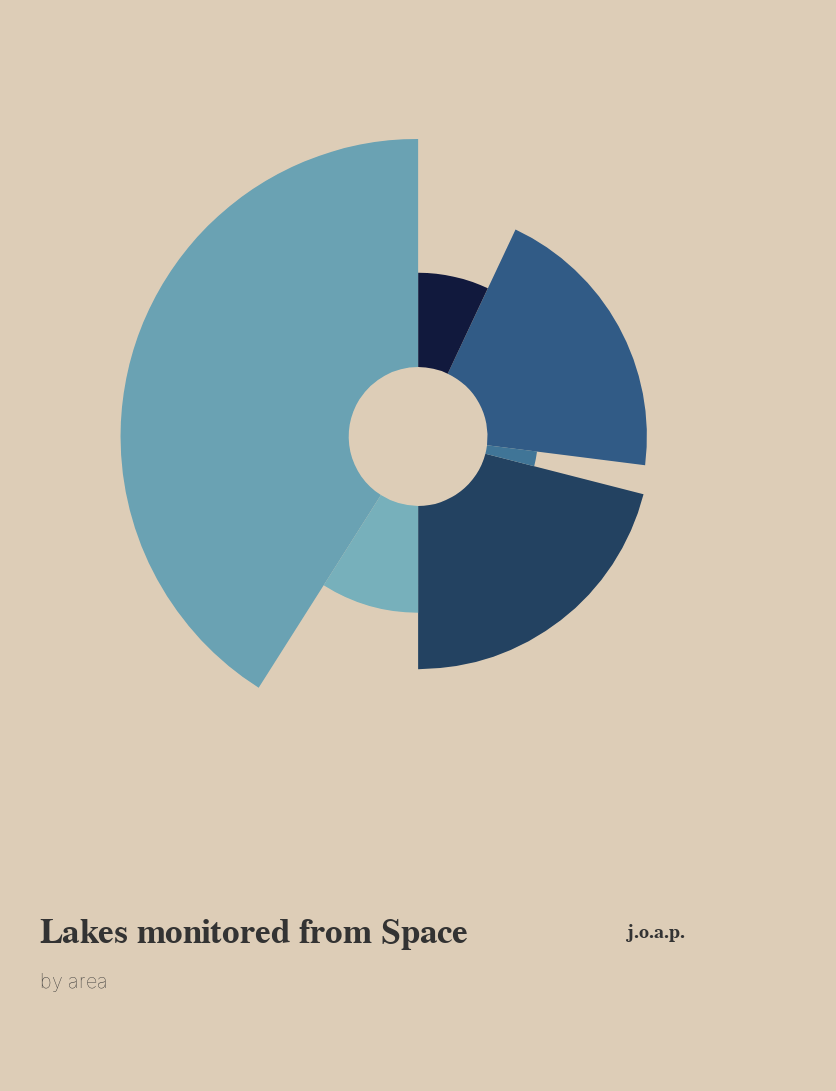

Write notebook code for a chart like this one.
### Code cell
## Bauhaus Style Poster: Area

# main chart
continent_colors = {
    "Europe": "#6AA2B3",
    "Africa": "#234261",
    "Asia": "#315B86",
    "Australia": "#407597",
    "North America": "#11193D",
    "South America": "#77B0BB"
}


chart = alt.Chart(result).encode(
    theta=alt.Theta("percent_area:Q", stack=True),
    radius=alt.Radius("percent_area", scale=alt.Scale(type="sqrt", zero=True, rangeMin=70, rangeMax=300)),
    color=alt.Color("continent:N", scale=alt.Scale(domain=list(continent_colors.keys()), range=list(continent_colors.values())), legend=None),  # Color by continent
    order=alt.Order("order:Q", sort="ascending"),
    tooltip=['order','continent', 'area_km2']
).mark_arc(innerRadius=70, stroke="transparent"
).properties(
    width=763,
    height=800
)

# title text
title = alt.Chart().mark_text(
    text='Lakes monitored\nfrom Space',
    size=35,
    font='Helvetica',
    fontWeight='bold',
    color='#333333',
    align='left'
).encode(
    x=alt.value(0),
    y=alt.value(900)
)

# detail text
detail = alt.Chart().mark_text(
    text='cci lake data by area and continent',
    size=20,
    font='Helvetica',
    fontWeight='lighter',
    color='#333333',
    align='left'
).encode(
    x=alt.value(0),
    y=alt.value(950)
)

# Layering shapes and text
poster = alt.layer(chart, title, detail + logo).configure_view(
    strokeWidth=0,
    width=763,
    height=1080
).configure(
    padding={"left": 40, "top": 40, "right": 40, "bottom": 100},
    background='#DDCDB7'
).configure_view(
    strokeWidth=0
)

poster

### Figure 1 — Vega-Lite specification as saved in the notebook (floating-point values rounded to 4 significant figures)
{"config": {"view": {"continuousWidth": 400, "continuousHeight": 300, "strokeWidth": 0}, "background": "#DDCDB7", "padding": {"left": 40, "top": 40, "right": 40, "bottom": 100}}, "layer": [{"data": {"name": "data-da5fc68eb6d832df98854a329446a8ae"}, "mark": {"type": "arc", "innerRadius": 70, "stroke": "transparent"}, "encoding": {"color": {"field": "continent", "legend": null, "scale": {"domain": ["Europe", "Africa", "Asia", "Australia", "North America", "South America"], "range": ["#11193D", "#234261", "#315B86", "#407597", "#6AA2B3", "#77B0BB"]}, "type": "nominal"}, "order": {"field": "order", "sort": "ascending", "type": "quantitative"}, "radius": {"field": "percent_area", "scale": {"rangeMax": 300, "rangeMin": 70, "type": "sqrt", "zero": true}, "type": "quantitative"}, "theta": {"field": "percent_area", "stack": true, "type": "quantitative"}, "tooltip": [{"field": "order", "type": "quantitative"}, {"field": "continent", "type": "nominal"}, {"field": "area_km2", "type": "quantitative"}]}, "height": 800, "width": 763}, {"data": {"name": "empty"}, "mark": {"type": "text", "align": "left", "color": "#333333", "font": "Helvetica", "fontWeight": "bold", "size": 35, "text": "Lakes monitored\nfrom Space"}, "encoding": {"x": {"value": 0}, "y": {"value": 900}}}, {"layer": [{"data": {"name": "empty"}, "mark": {"type": "text", "align": "left", "color": "#333333", "font": "Helvetica", "fontWeight": "lighter", "size": 20, "text": "by area"}, "encoding": {"x": {"value": 0}, "y": {"value": 950}}}, {"data": {"name": "empty"}, "mark": {"type": "text", "align": "right", "color": "#333333", "font": "Helvetica", "fontWeight": "bold", "size": 20, "text": "j.o.a.p."}, "encoding": {"x": {"value": 650}, "y": {"value": 900}}}]}], "$schema": "https://vega.github.io/schema/vega-lite/v4.17.0.json", "datasets": {"data-da5fc68eb6d832df98854a329446a8ae": [{"continent": "Africa", "area_km2": 317100.0, "count": 162, "lat": 1.056, "lon": 23.9, "percent_area": 21.0, "percent_count": 8.0, "x": 2.0, "y": 1.0, "order": 5}, {"continent": "Asia", "area_km2": 296800.0, "count": 600, "lat": 40.86, "lon": 91.75, "percent_area": 20.0, "percent_count": 30.0, "x": 3.0, "y": 2.5, "order": 2}, {"continent": "Australia", "area_km2": 29520.0, "count": 53, "lat": -30.01, "lon": 133.6, "percent_area": 2.0, "percent_count": 3.0, "x": 3.0, "y": 1.0, "order": 4}, {"continent": "Europe", "area_km2": 111400.0, "count": 291, "lat": 55.43, "lon": 23.22, "percent_area": 7.0, "percent_count": 14.0, "x": 2.0, "y": 3.0, "order": 1}, {"continent": "North America", "area_km2": 615900.0, "count": 734, "lat": 52.08, "lon": -100.2, "percent_area": 41.0, "percent_count": 36.0, "x": 1.0, "y": 3.0, "order": 7}, {"continent": "South America", "area_km2": 135800.0, "count": 171, "lat": -23.62, "lon": -63.02, "percent_area": 9.0, "percent_count": 8.0, "x": 1.5, "y": 1.0, "order": 6}], "empty": [{}]}}
